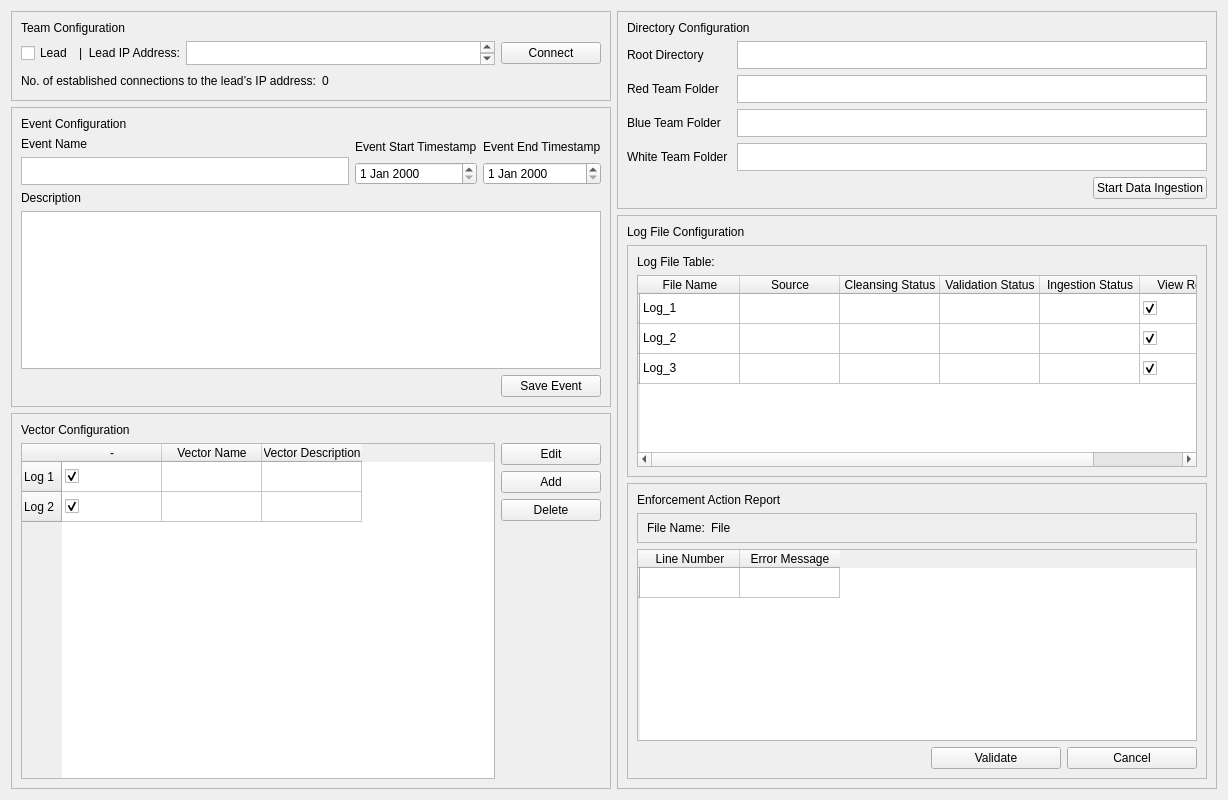
      <widget class="QWidget" name="tab">
       <attribute name="title">
        <string>Event</string>
       </attribute>
       <layout class="QGridLayout" name="gridLayout_2">
        <item row="0" column="0" rowspan="2" colspan="2">
         <layout class="QHBoxLayout" name="horizontalLayout_3">
          <item>
           <layout class="QVBoxLayout" name="layout_event_1">
            <property name="sizeConstraint">
             <enum>QLayout::SetMinAndMaxSize</enum>
            </property>
            <item>
             <widget class="QFrame" name="tc_frame">
              <property name="minimumSize">
               <size>
                <width>600</width>
                <height>90</height>
               </size>
              </property>
              <property name="maximumSize">
               <size>
                <width>725</width>
                <height>90</height>
               </size>
              </property>
              <property name="frameShape">
               <enum>QFrame::StyledPanel</enum>
              </property>
              <property name="frameShadow">
               <enum>QFrame::Raised</enum>
              </property>
              <layout class="QVBoxLayout" name="verticalLayout_2">
               <item>
                <widget class="QLabel" name="label_tc">
                 <property name="text">
                  <string>Team Configuration</string>
                 </property>
                </widget>
               </item>
               <item>
                <layout class="QHBoxLayout" name="horizontalLayout_4">
                 <item>
                  <widget class="QCheckBox" name="checkBox_lead">
                   <property name="text">
                    <string>Lead</string>
                   </property>
                  </widget>
                 </item>
                 <item>
                  <widget class="QLabel" name="label_ip_addr">
                   <property name="text">
                    <string>|  Lead IP Address:</string>
                   </property>
                  </widget>
                 </item>
                 <item>
                  <widget class="QPlainTextEdit" name="textbox_ip">
                   <property name="maximumSize">
                    <size>
                     <width>16777215</width>
                     <height>28</height>
                    </size>
                   </property>
                  </widget>
                 </item>
                 <item>
                  <widget class="QPushButton" name="button_connect_to_ip">
                   <property name="minimumSize">
                    <size>
                     <width>100</width>
                     <height>0</height>
                    </size>
                   </property>
                   <property name="text">
                    <string>Connect</string>
                   </property>
                  </widget>
                 </item>
                </layout>
               </item>
               <item>
                <layout class="QHBoxLayout" name="horizontalLayout_5">
                 <item>
                  <widget class="QLabel" name="label_established_connections">
                   <property name="text">
                    <string>No. of established connections to the lead’s IP address:</string>
                   </property>
                  </widget>
                 </item>
                 <item>
                  <widget class="QLabel" name="label_number_established_connections">
                   <property name="text">
                    <string>0</string>
                   </property>
                  </widget>
                 </item>
                 <item>
                  <spacer name="horizontalSpacer">
                   <property name="orientation">
                    <enum>Qt::Horizontal</enum>
                   </property>
                   <property name="sizeHint" stdset="0">
                    <size>
                     <width>40</width>
                     <height>20</height>
                    </size>
                   </property>
                  </spacer>
                 </item>
                </layout>
               </item>
              </layout>
             </widget>
            </item>
            <item>
             <widget class="QFrame" name="ec_frame">
              <property name="minimumSize">
               <size>
                <width>600</width>
                <height>300</height>
               </size>
              </property>
              <property name="maximumSize">
               <size>
                <width>725</width>
                <height>300</height>
               </size>
              </property>
              <property name="frameShape">
               <enum>QFrame::StyledPanel</enum>
              </property>
              <property name="frameShadow">
               <enum>QFrame::Raised</enum>
              </property>
              <layout class="QGridLayout" name="gridLayout_3">
               <item row="0" column="0">
                <widget class="QLabel" name="ec_label">
                 <property name="maximumSize">
                  <size>
                   <width>16777215</width>
                   <height>28</height>
                  </size>
                 </property>
                 <property name="text">
                  <string>Event Configuration</string>
                 </property>
                </widget>
               </item>
               <item row="1" column="0">
                <layout class="QHBoxLayout" name="horizontalLayout">
                 <item>
                  <layout class="QVBoxLayout" name="verticalLayout_4">
                   <item>
                    <widget class="QLabel" name="label_event_name">
                     <property name="maximumSize">
                      <size>
                       <width>16777215</width>
                       <height>28</height>
                      </size>
                     </property>
                     <property name="text">
                      <string>Event Name</string>
                     </property>
                    </widget>
                   </item>
                   <item>
                    <widget class="QPlainTextEdit" name="textbox_event_name">
                     <property name="minimumSize">
                      <size>
                       <width>0</width>
                       <height>0</height>
                      </size>
                     </property>
                     <property name="maximumSize">
                      <size>
                       <width>16777215</width>
                       <height>28</height>
                      </size>
                     </property>
                    </widget>
                   </item>
                  </layout>
                 </item>
                 <item>
                  <layout class="QVBoxLayout" name="verticalLayout_5">
                   <item>
                    <widget class="QLabel" name="label_event_start">
                     <property name="maximumSize">
                      <size>
                       <width>16777215</width>
                       <height>28</height>
                      </size>
                     </property>
                     <property name="text">
                      <string>Event Start Timestamp</string>
                     </property>
                    </widget>
                   </item>
                   <item>
                    <widget class="QDateEdit" name="date_event_start">
                     <property name="maximumSize">
                      <size>
                       <width>150</width>
                       <height>16777215</height>
                      </size>
                     </property>
                    </widget>
                   </item>
                  </layout>
                 </item>
                 <item>
                  <layout class="QVBoxLayout" name="verticalLayout_6">
                   <item>
                    <widget class="QLabel" name="label_event_end">
                     <property name="maximumSize">
                      <size>
                       <width>16777215</width>
                       <height>28</height>
                      </size>
                     </property>
                     <property name="text">
                      <string>Event End Timestamp</string>
                     </property>
                    </widget>
                   </item>
                   <item>
                    <widget class="QDateEdit" name="date_event_end">
                     <property name="maximumSize">
                      <size>
                       <width>150</width>
                       <height>16777215</height>
                      </size>
                     </property>
                    </widget>
                   </item>
                  </layout>
                 </item>
                </layout>
               </item>
               <item row="2" column="0">
                <layout class="QVBoxLayout" name="verticalLayout_7">
                 <item>
                  <widget class="QLabel" name="label_event_description">
                   <property name="text">
                    <string>Description</string>
                   </property>
                  </widget>
                 </item>
                 <item>
                  <widget class="QPlainTextEdit" name="textbox_event_description">
                   <property name="maximumSize">
                    <size>
                     <width>16777215</width>
                     <height>250</height>
                    </size>
                   </property>
                  </widget>
                 </item>
                </layout>
               </item>
               <item row="3" column="0">
                <layout class="QHBoxLayout" name="horizontalLayout_10">
                 <item>
                  <spacer name="horizontalSpacer_4">
                   <property name="orientation">
                    <enum>Qt::Horizontal</enum>
                   </property>
                   <property name="sizeHint" stdset="0">
                    <size>
                     <width>40</width>
                     <height>20</height>
                    </size>
                   </property>
                  </spacer>
                 </item>
                 <item>
                  <widget class="QPushButton" name="button_save_event">
                   <property name="minimumSize">
                    <size>
                     <width>100</width>
                     <height>0</height>
                    </size>
                   </property>
                   <property name="text">
                    <string>Save Event</string>
                   </property>
                  </widget>
                 </item>
                </layout>
               </item>
              </layout>
             </widget>
            </item>
            <item>
             <widget class="QFrame" name="vc_frame">
              <property name="minimumSize">
               <size>
                <width>600</width>
                <height>200</height>
               </size>
              </property>
              <property name="maximumSize">
               <size>
                <width>725</width>
                <height>16777215</height>
               </size>
              </property>
              <property name="frameShape">
               <enum>QFrame::StyledPanel</enum>
              </property>
              <property name="frameShadow">
               <enum>QFrame::Raised</enum>
              </property>
              <layout class="QGridLayout" name="gridLayout_5">
               <item row="0" column="0">
                <widget class="QLabel" name="vc_label">
                 <property name="maximumSize">
                  <size>
                   <width>16777215</width>
                   <height>28</height>
                  </size>
                 </property>
                 <property name="text">
                  <string>Vector Configuration</string>
                 </property>
                </widget>
               </item>
               <item row="1" column="0">
                <layout class="QHBoxLayout" name="horizontalLayout_9">
                 <item>
                  <widget class="QTableWidget" name="vc_table">
                   <row>
                    <property name="text">
                     <string>Log 1 </string>
                    </property>
                   </row>
                   <row>
                    <property name="text">
                     <string>Log 2</string>
                    </property>
                   </row>
                   <column>
                    <property name="text">
                     <string>-</string>
                    </property>
                   </column>
                   <column>
                    <property name="text">
                     <string>Vector Name</string>
                    </property>
                   </column>
                   <column>
                    <property name="text">
                     <string>Vector Description</string>
                    </property>
                   </column>
                   <item row="0" column="0">
                    <property name="text">
                     <string/>
                    </property>
                    <property name="checkState">
                     <enum>Checked</enum>
                    </property>
                   </item>
                   <item row="1" column="0">
                    <property name="text">
                     <string/>
                    </property>
                    <property name="checkState">
                     <enum>Checked</enum>
                    </property>
                   </item>
                  </widget>
                 </item>
                 <item>
                  <layout class="QVBoxLayout" name="verticalLayout_3">
                   <item>
                    <widget class="QPushButton" name="button__edit_vector">
                     <property name="minimumSize">
                      <size>
                       <width>100</width>
                       <height>0</height>
                      </size>
                     </property>
                     <property name="text">
                      <string>Edit</string>
                     </property>
                    </widget>
                   </item>
                   <item>
                    <widget class="QPushButton" name="button_add_vector">
                     <property name="text">
                      <string>Add</string>
                     </property>
                    </widget>
                   </item>
                   <item>
                    <widget class="QPushButton" name="button_delete_vector">
                     <property name="text">
                      <string>Delete</string>
                     </property>
                    </widget>
                   </item>
                   <item>
                    <spacer name="verticalSpacer">
                     <property name="orientation">
                      <enum>Qt::Vertical</enum>
                     </property>
                     <property name="sizeHint" stdset="0">
                      <size>
                       <width>20</width>
                       <height>40</height>
                      </size>
                     </property>
                    </spacer>
                   </item>
                  </layout>
                 </item>
                </layout>
               </item>
              </layout>
             </widget>
            </item>
           </layout>
          </item>
          <item>
           <layout class="QVBoxLayout" name="layout_event_2">
            <property name="sizeConstraint">
             <enum>QLayout::SetNoConstraint</enum>
            </property>
            <item>
             <widget class="QFrame" name="dc_frame">
              <property name="maximumSize">
               <size>
                <width>600</width>
                <height>210</height>
               </size>
              </property>
              <property name="frameShape">
               <enum>QFrame::StyledPanel</enum>
              </property>
              <property name="frameShadow">
               <enum>QFrame::Raised</enum>
              </property>
              <layout class="QVBoxLayout" name="verticalLayout_9">
               <item>
                <widget class="QLabel" name="label_18">
                 <property name="maximumSize">
                  <size>
                   <width>16777215</width>
                   <height>28</height>
                  </size>
                 </property>
                 <property name="text">
                  <string>Directory Configuration</string>
                 </property>
                </widget>
               </item>
               <item>
                <layout class="QHBoxLayout" name="horizontalLayout_6">
                 <item>
                  <layout class="QVBoxLayout" name="verticalLayout_15">
                   <item>
                    <widget class="QLabel" name="label_root_directory">
                     <property name="maximumSize">
                      <size>
                       <width>16777215</width>
                       <height>28</height>
                      </size>
                     </property>
                     <property name="text">
                      <string>Root Directory</string>
                     </property>
                    </widget>
                   </item>
                   <item>
                    <widget class="QLabel" name="label_red_team_folder">
                     <property name="maximumSize">
                      <size>
                       <width>16777215</width>
                       <height>28</height>
                      </size>
                     </property>
                     <property name="text">
                      <string>Red Team Folder</string>
                     </property>
                    </widget>
                   </item>
                   <item>
                    <widget class="QLabel" name="label_blue_team_folder">
                     <property name="maximumSize">
                      <size>
                       <width>16777215</width>
                       <height>28</height>
                      </size>
                     </property>
                     <property name="text">
                      <string>Blue Team Folder</string>
                     </property>
                    </widget>
                   </item>
                   <item>
                    <widget class="QLabel" name="label_white_team_folder">
                     <property name="maximumSize">
                      <size>
                       <width>16777215</width>
                       <height>28</height>
                      </size>
                     </property>
                     <property name="text">
                      <string>White Team Folder </string>
                     </property>
                    </widget>
                   </item>
                  </layout>
                 </item>
                 <item>
                  <layout class="QVBoxLayout" name="verticalLayout_13">
                   <item>
                    <widget class="QPlainTextEdit" name="textbox_root_directory">
                     <property name="maximumSize">
                      <size>
                       <width>16777215</width>
                       <height>28</height>
                      </size>
                     </property>
                    </widget>
                   </item>
                   <item>
                    <widget class="QPlainTextEdit" name="textbox_red_team_folder">
                     <property name="maximumSize">
                      <size>
                       <width>16777215</width>
                       <height>28</height>
                      </size>
                     </property>
                    </widget>
                   </item>
                   <item>
                    <widget class="QPlainTextEdit" name="plainTextEdit_6">
                     <property name="maximumSize">
                      <size>
                       <width>16777215</width>
                       <height>28</height>
                      </size>
                     </property>
                    </widget>
                   </item>
                   <item>
                    <widget class="QPlainTextEdit" name="plainTextEdit_7">
                     <property name="maximumSize">
                      <size>
                       <width>16777215</width>
                       <height>28</height>
                      </size>
                     </property>
                    </widget>
                   </item>
                  </layout>
                 </item>
                </layout>
               </item>
               <item>
                <layout class="QHBoxLayout" name="horizontalLayout_13">
                 <item>
                  <spacer name="horizontalSpacer_5">
                   <property name="orientation">
                    <enum>Qt::Horizontal</enum>
                   </property>
                   <property name="sizeHint" stdset="0">
                    <size>
                     <width>40</width>
                     <height>20</height>
                    </size>
                   </property>
                  </spacer>
                 </item>
                 <item>
                  <widget class="QPushButton" name="pushButton_5">
                   <property name="minimumSize">
                    <size>
                     <width>100</width>
                     <height>0</height>
                    </size>
                   </property>
                   <property name="text">
                    <string>Start Data Ingestion</string>
                   </property>
                  </widget>
                 </item>
                </layout>
               </item>
              </layout>
             </widget>
            </item>
            <item>
             <widget class="QFrame" name="lfc_frame">
              <property name="minimumSize">
               <size>
                <width>600</width>
                <height>0</height>
               </size>
              </property>
              <property name="frameShape">
               <enum>QFrame::StyledPanel</enum>
              </property>
              <property name="frameShadow">
               <enum>QFrame::Raised</enum>
              </property>
              <layout class="QVBoxLayout" name="verticalLayout_10">
               <item>
                <widget class="QLabel" name="log_file_configuration_label">
                 <property name="text">
                  <string>Log File Configuration</string>
                 </property>
                </widget>
               </item>
               <item>
                <widget class="QFrame" name="frame">
                 <property name="frameShape">
                  <enum>QFrame::StyledPanel</enum>
                 </property>
                 <property name="frameShadow">
                  <enum>QFrame::Raised</enum>
                 </property>
                 <layout class="QVBoxLayout" name="verticalLayout_11">
                  <item>
                   <widget class="QLabel" name="label_2">
                    <property name="text">
                     <string>Log File Table:    </string>
                    </property>
                   </widget>
                  </item>
                  <item>
                   <widget class="QTableWidget" name="tableWidget">
                    <property name="sizePolicy">
                     <sizepolicy hsizetype="Expanding" vsizetype="Expanding">
                      <horstretch>0</horstretch>
                      <verstretch>0</verstretch>
                     </sizepolicy>
                    </property>
                    <row>
                     <property name="text">
                      <string/>
                     </property>
                    </row>
                    <row>
                     <property name="text">
                      <string/>
                     </property>
                    </row>
                    <row>
                     <property name="text">
                      <string/>
                     </property>
                    </row>
                    <column>
                     <property name="text">
                      <string>File Name</string>
                     </property>
                    </column>
                    <column>
                     <property name="text">
                      <string>Source</string>
                     </property>
                    </column>
                    <column>
                     <property name="text">
                      <string>Cleansing Status</string>
                     </property>
                    </column>
                    <column>
                     <property name="text">
                      <string>Validation Status</string>
                     </property>
                    </column>
                    <column>
                     <property name="text">
                      <string>Ingestion Status</string>
                     </property>
                    </column>
                    <column>
                     <property name="text">
                      <string>View Report</string>
                     </property>
                    </column>
                    <item row="0" column="0">
                     <property name="text">
                      <string>Log_1</string>
                     </property>
                    </item>
                    <item row="0" column="5">
                     <property name="text">
                      <string/>
                     </property>
                     <property name="checkState">
                      <enum>Checked</enum>
                     </property>
                    </item>
                    <item row="1" column="0">
                     <property name="text">
                      <string>Log_2</string>
                     </property>
                    </item>
                    <item row="1" column="5">
                     <property name="text">
                      <string/>
                     </property>
                     <property name="checkState">
                      <enum>Checked</enum>
                     </property>
                    </item>
                    <item row="2" column="0">
                     <property name="text">
                      <string>Log_3</string>
                     </property>
                    </item>
                    <item row="2" column="5">
                     <property name="text">
                      <string/>
                     </property>
                     <property name="checkState">
                      <enum>Checked</enum>
                     </property>
                    </item>
                   </widget>
                  </item>
                 </layout>
                </widget>
               </item>
               <item>
                <widget class="QFrame" name="frame_2">
                 <property name="frameShape">
                  <enum>QFrame::StyledPanel</enum>
                 </property>
                 <property name="frameShadow">
                  <enum>QFrame::Raised</enum>
                 </property>
                 <layout class="QGridLayout" name="gridLayout_4">
                  <item row="2" column="0">
                   <widget class="QTableWidget" name="tableWidget_2">
                    <row>
                     <property name="text">
                      <string/>
                     </property>
                    </row>
                    <column>
                     <property name="text">
                      <string>Line Number</string>
                     </property>
                    </column>
                    <column>
                     <property name="text">
                      <string>Error Message</string>
                     </property>
                    </column>
                   </widget>
                  </item>
                  <item row="3" column="0">
                   <layout class="QHBoxLayout" name="horizontalLayout_2">
                    <item>
                     <spacer name="horizontalSpacer_2">
                      <property name="orientation">
                       <enum>Qt::Horizontal</enum>
                      </property>
                      <property name="sizeHint" stdset="0">
                       <size>
                        <width>40</width>
                        <height>20</height>
                       </size>
                      </property>
                     </spacer>
                    </item>
                    <item>
                     <widget class="QPushButton" name="pushButton_3">
                      <property name="minimumSize">
                       <size>
                        <width>130</width>
                        <height>0</height>
                       </size>
                      </property>
                      <property name="text">
                       <string>Validate</string>
                      </property>
                     </widget>
                    </item>
                    <item>
                     <widget class="QPushButton" name="pushButton_4">
                      <property name="minimumSize">
                       <size>
                        <width>130</width>
                        <height>0</height>
                       </size>
                      </property>
                      <property name="tabletTracking">
                       <bool>true</bool>
                      </property>
                      <property name="text">
                       <string>Cancel</string>
                      </property>
                     </widget>
                    </item>
                   </layout>
                  </item>
                  <item row="0" column="0">
                   <widget class="QLabel" name="label_5">
                    <property name="text">
                     <string>Enforcement Action Report</string>
                    </property>
                   </widget>
                  </item>
                  <item row="1" column="0">
                   <widget class="QFrame" name="frame_3">
                    <property name="maximumSize">
                     <size>
                      <width>16777215</width>
                      <height>30</height>
                     </size>
                    </property>
                    <property name="frameShape">
                     <enum>QFrame::StyledPanel</enum>
                    </property>
                    <property name="frameShadow">
                     <enum>QFrame::Raised</enum>
                    </property>
                    <layout class="QHBoxLayout" name="horizontalLayout_8">
                     <item>
                      <layout class="QHBoxLayout" name="horizontalLayout_7">
                       <item>
                        <widget class="QLabel" name="label_11">
                         <property name="maximumSize">
                          <size>
                           <width>60</width>
                           <height>16777215</height>
                          </size>
                         </property>
                         <property name="text">
                          <string>File Name:</string>
                         </property>
                        </widget>
                       </item>
                       <item>
                        <widget class="QLabel" name="label_12">
                         <property name="text">
                          <string>File</string>
                         </property>
                        </widget>
                       </item>
                       <item>
                        <spacer name="horizontalSpacer_3">
                         <property name="orientation">
                          <enum>Qt::Horizontal</enum>
                         </property>
                         <property name="sizeHint" stdset="0">
                          <size>
                           <width>40</width>
                           <height>20</height>
                          </size>
                         </property>
                        </spacer>
                       </item>
                      </layout>
                     </item>
                    </layout>
                   </widget>
                  </item>
                 </layout>
                </widget>
               </item>
              </layout>
             </widget>
            </item>
           </layout>
          </item>
         </layout>
        </item>
       </layout>
      </widget>
